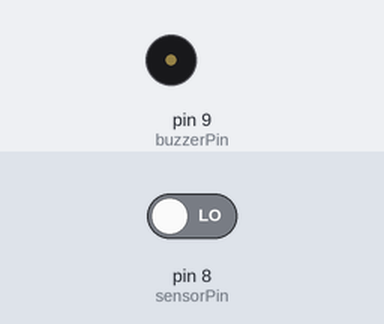
The sketch below on a simulated Arduino Uno, built with avr-gcc and run on an emulated ATmega328P. Parts: buzzer (waves = sounding, pin HIGH). The test bench sets the inputs (shaded band); at power-on: pin 8 (sensorPin) LOW.

Above: at 1.2 s.
1.3 s: pin 8 (sensorPin) driven HIGH
At 1.55 s:
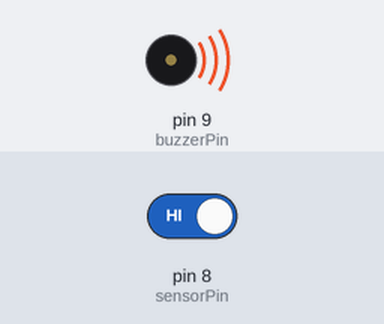
4.3 s: pin 8 (sensorPin) driven LOW
At 4.3 s:
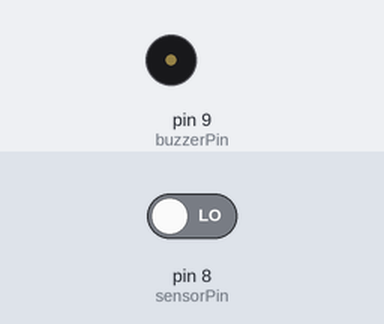
Timing chart, 0 to 7.3 s (numbered marks = the images above; inputs shaded):
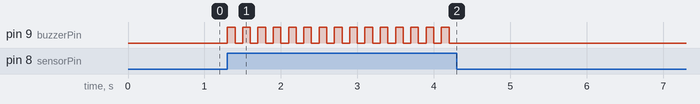

Measured:
- after the input at 1.3 s, pin 9 (buzzerPin): alternates HIGH for 0.10 s and LOW for 0.10 s, starting at once
- after the input at 4.3 s, pin 9 (buzzerPin): stops changing and stays LOW

The sketch:

toprak-nem.ino
```cpp
int sensorPin = 8;
int buzzerPin = 9;
int veri;


void setup() {
  pinMode(sensorPin,INPUT);
  pinMode(buzzerPin,OUTPUT);

}

void loop() {

 veri = digitalRead(sensorPin);

 if(veri == HIGH){

   digitalWrite(buzzerPin,HIGH);
   delay(100);
   digitalWrite(buzzerPin,LOW);
   delay(100);
 }
  else{
    digitalWrite(buzzerPin,LOW);
  }
}
```
